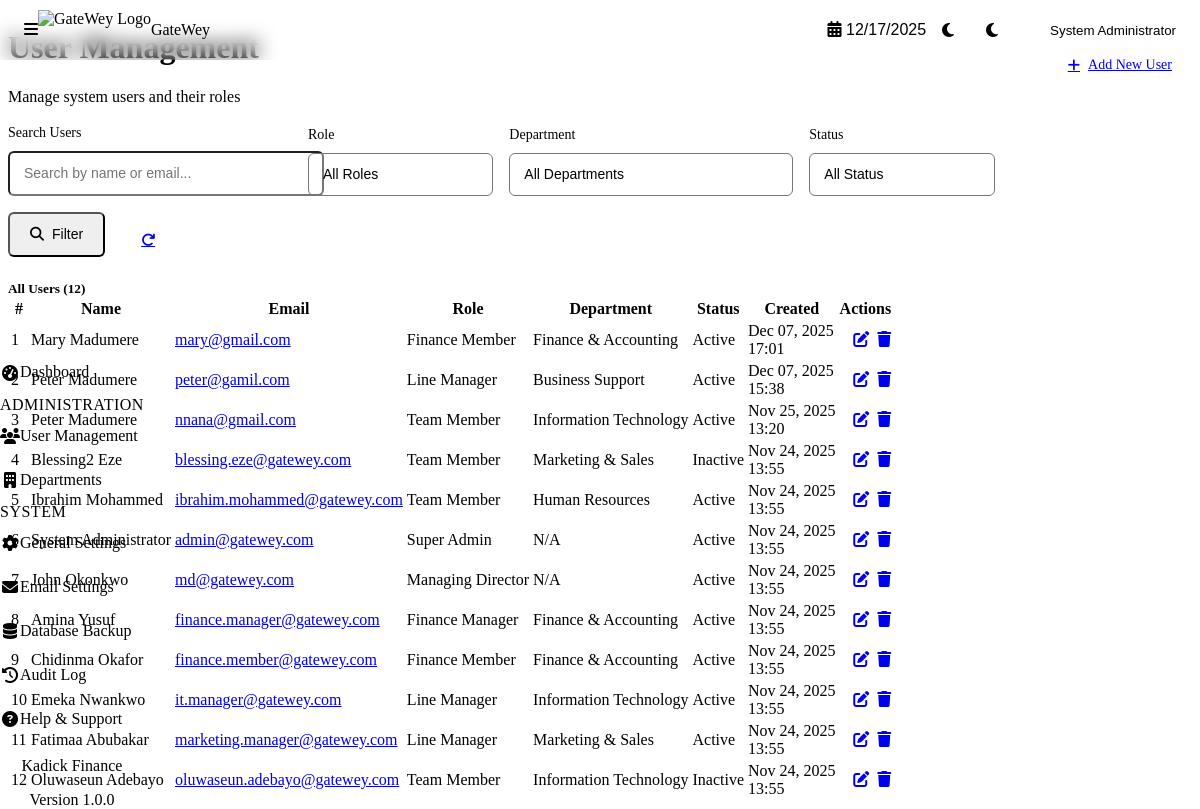
Before: /admin/users/list.php (signed in) with the older database file.
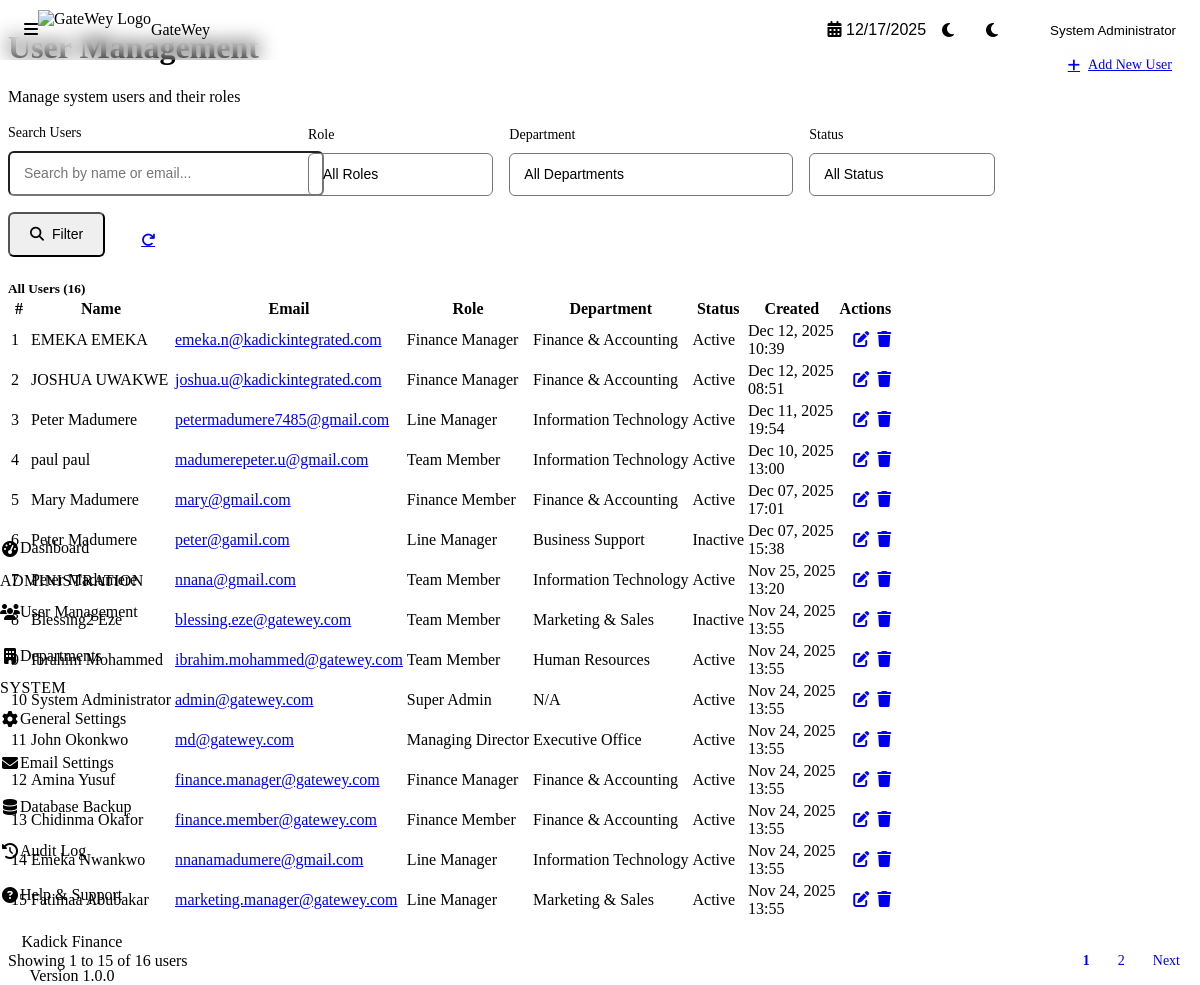
After: the same page with the newer database file.
### tables this page shows
CREATE TABLE `users` (
  `id` int NOT NULL,
  `role_id` int NOT NULL,
  `department_id` int DEFAULT NULL,
  `first_name` varchar(50) NOT NULL,
  `last_name` varchar(50) NOT NULL,
  `email` varchar(100) NOT NULL,
  `password_hash` varchar(255) NOT NULL,
  `phone` varchar(20) DEFAULT NULL,
  `is_active` tinyint(1) DEFAULT '1',
  `last_login` timestamp NULL DEFAULT NULL,
  `created_at` timestamp NOT NULL DEFAULT CURRENT_TIMESTAMP,
  `updated_at` timestamp NOT NULL DEFAULT CURRENT_TIMESTAMP ON UPDATE CURRENT_TIMESTAMP
);

CREATE TABLE `roles` (
  `id` int NOT NULL,
  `role_name` varchar(50) NOT NULL,
  `role_code` varchar(20) NOT NULL,
  `description` text,
  `can_raise_requisition` tinyint(1) DEFAULT '1',
  `can_approve` tinyint(1) DEFAULT '0',
  `can_view_all` tinyint(1) DEFAULT '0',
  `created_at` timestamp NOT NULL DEFAULT CURRENT_TIMESTAMP,
  `updated_at` timestamp NOT NULL DEFAULT CURRENT_TIMESTAMP ON UPDATE CURRENT_TIMESTAMP
);

CREATE TABLE `departments` (
  `id` int NOT NULL,
  `department_name` varchar(100) NOT NULL,
  `department_code` varchar(20) NOT NULL,
  `description` text,
  `budget` decimal(15,2) DEFAULT '0.00',
  `is_active` tinyint(1) DEFAULT '1',
  `created_at` timestamp NOT NULL DEFAULT CURRENT_TIMESTAMP,
  `updated_at` timestamp NOT NULL DEFAULT CURRENT_TIMESTAMP ON UPDATE CURRENT_TIMESTAMP
);

### config/database.php (called while the page is built, shortened)
<?php
class Database {
    private static $instance = null;
    private $connection = null;
    private function __construct() {
        try {
            $dsn = DB_DSN;
            $options = [
                PDO::ATTR_ERRMODE            => PDO::ERRMODE_EXCEPTION,
                PDO::ATTR_DEFAULT_FETCH_MODE => PDO::FETCH_ASSOC,
                PDO::ATTR_EMULATE_PREPARES   => false,
                PDO::ATTR_PERSISTENT         => DB_PERSISTENT,
                PDO::MYSQL_ATTR_INIT_COMMAND => "SET NAMES " . DB_CHARSET
            ];
            $this->connection = new PDO($dsn, DB_USER, DB_PASS, $options);
        } catch (PDOException $e) {
            error_log("Database Connection Error: " . $e->getMessage());
            if (defined('APP_ENV') && APP_ENV === 'development' && APP_DEBUG) {
                die("Database Connection Failed: " . $e->getMessage());
            } else {
                die("A database error occurred. Please contact the administrator.");
            }
        }
    }
    public static function getInstance() {
        if (self::$instance === null) {
            self::$instance = new self();
        }
        return self::$instance;
    }
    public function execute($sql, $params = []) {
        try {
            $stmt = $this->connection->prepare($sql);
            $stmt->execute($params);
            return $stmt;
        } catch (PDOException $e) {
            error_log("Query Execution Error: " . $e->getMessage() . " | SQL: " . $sql);
            throw $e;
        }
    }
    public function fetchOne($sql, $params = []) {
        $stmt = $this->execute($sql, $params);
        return $stmt->fetch();
    }
    public function fetchAll($sql, $params = []) {
        $stmt = $this->execute($sql, $params);
        return $stmt->fetchAll();
    }
}

### classes/Session.php (called while the page is built, shortened)
<?php
class Session {
    public static function get($key, $default = null) {
        return $_SESSION[$key] ?? $default;
    }
}

### admin/users/list.php (the view, shortened to what the changed rows need)
<?php
require_once __DIR__ . '/../../config/database.php';
$searchTerm = $_GET['search'] ?? '';
$roleFilter = $_GET['role'] ?? '';
$departmentFilter = $_GET['department'] ?? '';
$statusFilter = $_GET['status'] ?? '';
$page = isset($_GET['page']) && is_numeric($_GET['page']) ? (int)$_GET['page'] : 1;
$perPage = 15;
$offset = ($page - 1) * $perPage;
$sql = "SELECT u.*, r.role_name, d.department_name
        FROM users u
        JOIN roles r ON u.role_id = r.id
        LEFT JOIN departments d ON u.department_id = d.id
        WHERE 1=1";
$params = [];
$countSql = "SELECT COUNT(*) as total FROM (" . $sql . ") as count_table";
$db = Database::getInstance();
$totalResult = $db->fetchOne($countSql, $params);
$totalUsers = $totalResult['total'];
$totalPages = ceil($totalUsers / $perPage);
$sql .= " ORDER BY u.created_at DESC LIMIT ? OFFSET ?";
$params[] = $perPage;
$params[] = $offset;
$users = $db->fetchAll($sql, $params);
?>
<?php include __DIR__ . '/../../includes/header.php'; ?>
<div class="content-header">
    <div class="d-flex justify-content-between align-items-center mb-4">
        <div>
            <h1 class="content-title">User Management</h1>
        </div>
    </div>
</div>
<div class="card">
    <div class="card-header">
        <h5 class="card-title mb-0">
            All Users (<?php echo number_format($totalUsers); ?>)
        </h5>
    </div>
    <div class="card-body">
        <div class="table-responsive">
            <table class="table">
                <thead>
                    <tr>
                        <th>#</th>
                        <th>Name</th>
                        <th>Email</th>
                        <th>Role</th>
                        <th>Department</th>
                        <th>Status</th>
                        <th>Created</th>
                        <th class="text-end">Actions</th>
                    </tr>
                </thead>
                <tbody>
                    <?php if (empty($users)): ?>
                        <tr>
                            <td colspan="8" class="text-center text-muted py-5">
                                <i class="fas fa-users fa-3x mb-3" style="opacity: 0.3;"></i>
                                <p>No users found</p>
                                <?php if (!empty($searchTerm) || !empty($roleFilter) || !empty($departmentFilter) || $statusFilter !== ''): ?>
                                    <a href="list.php" class="btn btn-secondary btn-sm mt-2">
                                        Clear Filters
                                    </a>
                                <?php endif; ?>
                            </td>
                        </tr>
                    <?php else: ?>
                        <?php
                        $rowNumber = $offset + 1;
                        foreach ($users as $userData):
                        ?>
                            <tr>
                                <td><?php echo $rowNumber++; ?></td>
                                <td>
                                    <div style="font-weight: var(--font-weight-medium);">
                                        <?php echo htmlspecialchars($userData['first_name'] . ' ' . $userData['last_name']); ?>
                                    </div>
                                </td>
                                <td>
                                    <a href="mailto:<?php echo htmlspecialchars($userData['email']); ?>">
                                        <?php echo htmlspecialchars($userData['email']); ?>
                                    </a>
                                </td>
                                <td>
                                    <span class="badge badge-info">
                                        <?php echo htmlspecialchars($userData['role_name']); ?>
                                    </span>
                                </td>
                                <td>
                                    <?php if (!empty($userData['department_name'])): ?>
                                        <?php echo htmlspecialchars($userData['department_name']); ?>
                                    <?php else: ?>
                                        <span class="text-muted">N/A</span>
                                    <?php endif; ?>
                                </td>
                                <td>
                                    <?php if ($userData['is_active']): ?>
                                        <span class="badge badge-success">Active</span>
                                    <?php else: ?>
                                        <span class="badge badge-danger">Inactive</span>
                                    <?php endif; ?>
                                </td>
                                <td>
                                    <div><?php echo date('M d, Y', strtotime($userData['created_at'])); ?></div>
                                    <div style="font-size: var(--font-size-xs); color: var(--text-secondary);">
                                        <?php echo date('H:i', strtotime($userData['created_at'])); ?>
                                    </div>
                                </td>
                                <td class="text-end">
                                    <div class="table-actions">
                                        <a href="edit.php?id=<?php echo $userData['id']; ?>"
                                            class="btn btn-sm btn-ghost"
                                            title="Edit User">
                                            <i class="fas fa-edit"></i>
                                        </a>
                                        <?php
                                        $currentUser = Session::get('user');
                                        if ($userData['id'] != ($currentUser['id'] ?? 0)):
                                        ?>
                                            <a href="delete.php?id=<?php echo $userData['id']; ?>"
                                                class="btn btn-sm btn-ghost text-danger"
                                                title="Delete User"
                                                onclick="return confirm('Are you sure you want to delete this user? This action cannot be undone.');">
                                                <i class="fas fa-trash"></i>
                                            </a>
                                        <?php endif; ?>
                                    </div>
                                </td>
                            </tr>
                        <?php endforeach; ?>
                    <?php endif; ?>
                </tbody>
            </table>
        </div>
        <?php if ($totalPages > 1): ?>
            <div class="d-flex justify-content-between align-items-center mt-4">
                <div>
                    Showing <?php echo number_format($offset + 1); ?> to <?php echo number_format(min($offset + $perPage, $totalUsers)); ?> of <?php echo number_format($totalUsers); ?> users
                </div>
                <nav>
                    <ul class="pagination mb-0">
                        <?php for ($i = max(1, $page - 2); $i <= min($totalPages, $page + 2); $i++): ?>
                            <li class="page-item <?php echo ($i == $page) ? 'active' : ''; ?>">
                                <a class="page-link" href="?page=<?php echo $i . '&search=' . urlencode($searchTerm) . '&role=' . urlencode($roleFilter) . '&department=' . urlencode($departmentFilter) . '&status=' . urlencode($statusFilter); ?>">
                                    <?php echo $i; ?>
                                </a>
                            </li>
                        <?php endfor; ?>
                        <?php if ($page < $totalPages): ?>
                            <li class="page-item">
                                <a class="page-link" href="?page=<?php echo ($page + 1) . '&search=' . urlencode($searchTerm) . '&role=' . urlencode($roleFilter) . '&department=' . urlencode($departmentFilter) . '&status=' . urlencode($statusFilter); ?>">
                                    Next
                                </a>
                            </li>
                        <?php endif; ?>
                    </ul>
                </nav>
            </div>
        <?php endif; ?>
    </div>
</div>
<?php include __DIR__ . '/../../includes/footer.php'; ?>

Changed rows visible on the page:
no longer on this page (row unchanged): users: first_name+last_name "Oluwaseun Adebayo", email "oluwaseun.adebayo@gatewey.com", role.role_name "Team Member", department.department_name "Information Technology", is_active "Inactive", created_at "Nov 24, 2025", created_at "13:55"
added users: first_name+last_name "EMEKA EMEKA", email "emeka.n@kadickintegrated.com", role.role_name "Finance Manager", department.department_name "Finance & Accounting", is_active "Active", created_at "Dec 12, 2025", created_at "10:39"
added users: first_name+last_name "JOSHUA UWAKWE", email "joshua.u@kadickintegrated.com", role.role_name "Finance Manager", department.department_name "Finance & Accounting", is_active "Active", created_at "Dec 12, 2025", created_at "08:51"
added users: first_name+last_name "Peter Madumere", email "petermadumere7485@gmail.com", role.role_name "Line Manager", department.department_name "Information Technology", is_active "Active", created_at "Dec 11, 2025", created_at "19:54"
added users: first_name+last_name "paul paul", email "madumerepeter.u@gmail.com", role.role_name "Team Member", department.department_name "Information Technology", is_active "Active", created_at "Dec 10, 2025", created_at "13:00"
changed users "peter@gamil.com": is_active "Active" → "Inactive"
changed users "John Okonkwo": department.department_name (not shown) → "Executive Office"; no longer shows "N/A"
changed users "Emeka Nwankwo": email "it.manager@gatewey.com" → "nnanamadumere@gmail.com"
Other visible differences:
$totalUsers: "12" → "16"
$offset + 1: (not shown) → "1"
min($offset + $perPage, $totalUsers): (not shown) → "15"
$totalUsers: (not shown) → "16"
text now shown: "Showing to of users Next"
new list line: "1"
new list line: "2"
